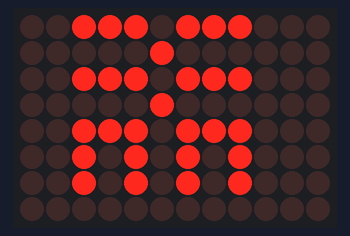
A sketch run on a simulated Arduino Uno R4 WiFi. Shown: 12×8 LED matrix.

Above: at 0.1 s.

The sketch:

HCK01_01.ino
```cpp
#include "Arduino_LED_Matrix.h"

ArduinoLEDMatrix matrix;

byte frame[8][12] = {
  {0,0,1,1,1,0,1,1,1,0,0,0},
  {0,0,0,0,0,1,0,0,0,0,0,0},
  {0,0,1,1,1,0,1,1,1,0,0,0},
  {0,0,0,0,0,1,0,0,0,0,0,0},
  {0,0,1,1,1,0,1,1,1,0,0,0},
  {0,0,1,0,1,0,1,0,1,0,0,0},
  {0,0,1,0,1,0,1,0,1,0,0,0},
  {0,0,0,0,0,0,0,0,0,0,0,0}
};

void setup() {
  matrix.begin();
}

void loop() {
  matrix.renderBitmap(frame, 8, 12);
  delay(1000);
  matrix.clear();
  delay(1000);
}
```
